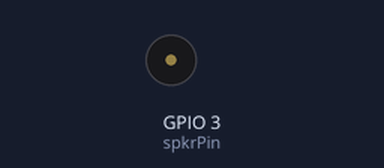
Recording of a sketch running on a simulated ESP32. Parts: buzzer (waves = sounding).

Above: at 2.12 s.
At 3.6 s:
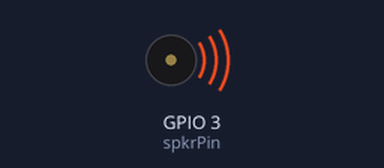
Timing chart, 0 to 6.2 s (numbered marks = the images above):
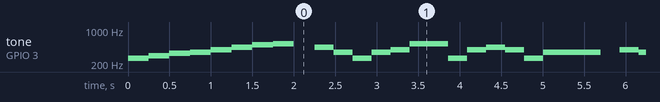

The sketch:

10_Speaker-melody.ino
```cpp
const int spkrPin = 3; //3:ConnectorA 4:ConnectorB

#define BEAT 230
#define DO 261.6
#define _DO 277.18
#define RE 293.665
#define _RE 311.127
#define MI 329.63
#define FA 349.228
#define _FA 369.994
#define SO 391.995
#define _SO 415.305
#define RA 440
#define _RA 466.164
#define TI 493.883
#define octDO 523.251

void doremi(){
  ledcWriteTone(spkrPin, DO);
  delay(250);
  ledcWriteTone(spkrPin, RE);
  delay(250);
  ledcWriteTone(spkrPin, MI);
  delay(250);
  ledcWriteTone(spkrPin, FA);
  delay(250);
  ledcWriteTone(spkrPin, SO);
  delay(250);
  ledcWriteTone(spkrPin, RA);
  delay(250);
  ledcWriteTone(spkrPin, TI);
  delay(250);
  ledcWriteTone(spkrPin, octDO);
  delay(250);
  ledcWriteTone(spkrPin, 0); // no sound
  delay(250);
}

void melodychime(){
  ledcWriteTone(spkrPin, RA);
  delay(BEAT);
  ledcWriteTone(spkrPin, FA);
  delay(BEAT);
  ledcWriteTone(spkrPin, DO);
  delay(BEAT);
  ledcWriteTone(spkrPin, FA);
  delay(BEAT);
  ledcWriteTone(spkrPin, SO);
  delay(BEAT);
  ledcWriteTone(spkrPin, octDO);
  delay(BEAT * 2);
  ledcWriteTone(spkrPin, DO);
  delay(BEAT);
  ledcWriteTone(spkrPin, SO);
  delay(BEAT);
  ledcWriteTone(spkrPin, RA);
  delay(BEAT);
  ledcWriteTone(spkrPin, SO);
  delay(BEAT);
  ledcWriteTone(spkrPin, DO);
  delay(BEAT);
  ledcWriteTone(spkrPin, FA);
  delay(BEAT * 3);
  ledcWriteTone(spkrPin, 0);
  delay(BEAT);
}

void fryer(){
  ledcWriteTone(spkrPin, SO);
  delay(BEAT);
  ledcWriteTone(spkrPin, FA);
  delay(BEAT);
  ledcWriteTone(spkrPin, SO);
  delay(BEAT);
  ledcWriteTone(spkrPin, 0);
  delay(BEAT);
  ledcWriteTone(spkrPin, SO);
  delay(BEAT);
  ledcWriteTone(spkrPin, FA);
  delay(BEAT);
  ledcWriteTone(spkrPin, SO);
  delay(BEAT);
  ledcWriteTone(spkrPin, 0);
  delay(BEAT);
  ledcWriteTone(spkrPin, SO);
  delay(BEAT);
  ledcWriteTone(spkrPin, FA);
  delay(BEAT);
  ledcWriteTone(spkrPin, SO);
  delay(BEAT);
  ledcWriteTone(spkrPin, 0);
  delay(BEAT);
  ledcWriteTone(spkrPin, SO);
  delay(BEAT);
  ledcWriteTone(spkrPin, FA);
  delay(BEAT);
  ledcWriteTone(spkrPin, SO);
  delay(BEAT);
  ledcWriteTone(spkrPin, 0);
  delay(BEAT);
}

void setup() {
  pinMode(spkrPin, OUTPUT);
  ledcAttach(spkrPin, 12000, 8); //Pin setting(Pin num, Max frequency, Resolution)
}

void loop() {
  doremi();
  melodychime();
  fryer();
}
```

Measured:
- by itself, tone on GPIO 3 (spkrPin): plays 261 Hz for 0.25 s, 293 Hz for 0.25 s, 329 Hz for 0.25 s, 349 Hz for 0.25 s, 391 Hz for 0.25 s, 440 Hz for 0.25 s … (436 notes in this stretch)
